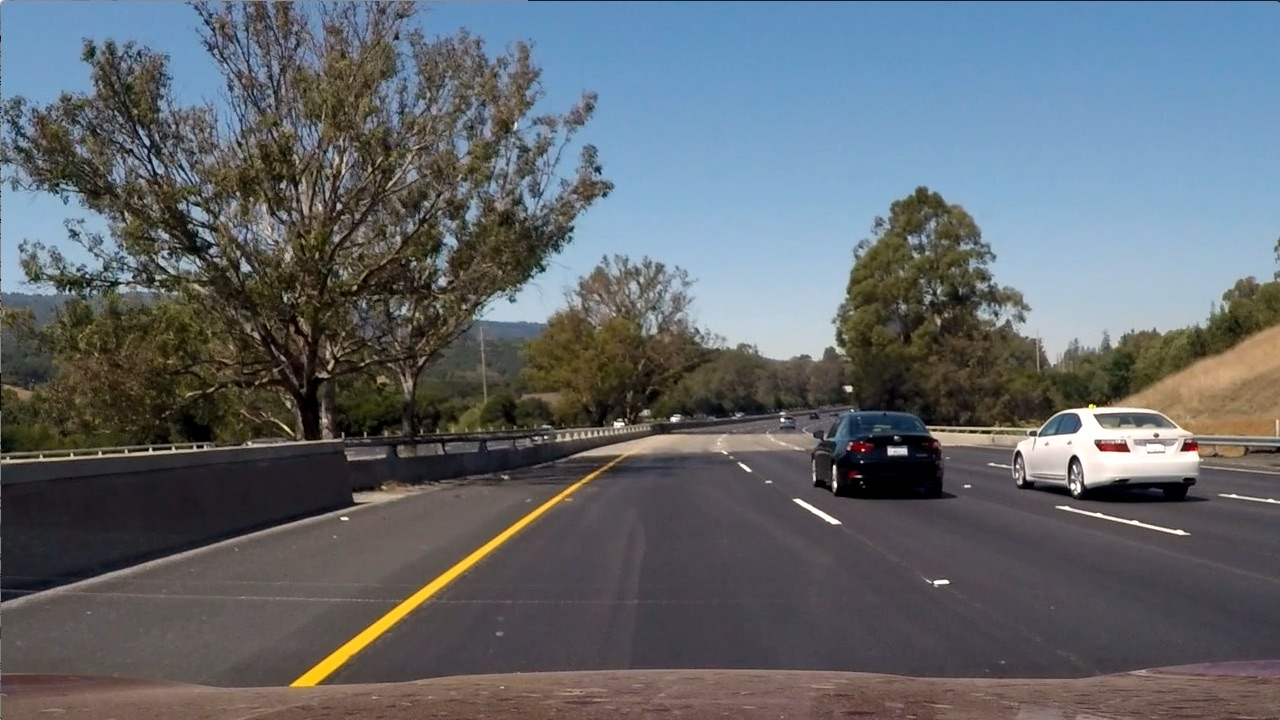
#> input picture test6.jpg, 1280 x 720 px
$ jupyter execute --allow-errors Udacity_project_5.ipynb   (shell and % lines are left out)   (older library calls are emulated)
#> lines starting #> are read from the running program, lines starting #| are printed output that depends on the picture
[cell 1]
import glob
import cv2 as cv2
import numpy as np
import matplotlib.pyplot as plt

import random
from skimage.feature import hog

[cell 2]
#Reading all vehicle images and appending them in a list
vehicle_images = glob.glob('./vehicles/vehicles/*/*.png')
vehicles = []

print("Reading vehicle images...")
for img in vehicle_images:
    reader=cv2.imread(img)
    rgbImage = cv2.cvtColor(reader, cv2.COLOR_BGR2RGB)
    vehicles.append(rgbImage)

print("Loaded "+ str(len(vehicle_images)) + " vehicle images")

#Reading all non vehicle images and appending them in a list
non_vehicle_images = glob.glob('./non-vehicles/non-vehicles/*/*.png')
non_vehicles=[]

print("Reading non-vehicle images...")
for img in non_vehicle_images:
    reader=cv2.imread(img)
    rgbImage = cv2.cvtColor(reader, cv2.COLOR_BGR2RGB)
    non_vehicles.append(rgbImage)

print("Loaded "+ str(len(non_vehicle_images)) + " non-vehicle images")

#> (a cell that did not finish here is left out)

##### Extracting the color features of both kinds of images and comparing them

[cell 4]
#Extracting YUV color space histogram
# [13 lines left out: functions ExtractColorHistogram, FindBinCenter, not called in this run]

#Extracting Color Features from bin lengths
def ExtractColorFeatures(zero_channel, first_channel, second_channel):
    return np.concatenate((zero_channel[0], first_channel[0], second_channel[0]))

[cell 5]
fig, axes= plt.subplots(2,4, figsize=(13,8))

#> (the rest of this cell did not finish here and is left out)

[cell 6]
#Resizing Image to extract features, so as to reduce the feature vector size
def spatial_binning_features(image,size):
    image= cv2.resize(image,size)
    return image.ravel()

#> (the rest of this cell did not finish here and is left out)

[cell 7]
#Extracting HOG features
def hog_features(image, orientation,cellsPerBlock,pixelsPerCell, visualise= False, feature_vector_flag=True):
    if(visualise==True):
        features, image = hog(image, orientations=orientation,
                          pixels_per_cell=(pixelsPerCell, pixelsPerCell),
                          cells_per_block=(cellsPerBlock, cellsPerBlock),
                          visualise=True, feature_vector=feature_vector_flag)
        return features, image
    else:
        features = hog(image, orientations=orientation,
                          pixels_per_cell=(pixelsPerCell, pixelsPerCell),
                          cells_per_block=(cellsPerBlock, cellsPerBlock),
                          visualise=False, feature_vector=feature_vector_flag)
        return features

#> (a cell that did not finish here is left out)

[cell 9]
#Convert Image Color Space. Note the colorspace parameter is like cv2.COLOR_RGB2YUV
def convert_to_colorspace(image, colorspace):
    return cv2.cvtColor(image, colorspace)

# Function for extracting features for vehicle and non-vehicle images
def ExtractFeatures(images,orientation,cellsPerBlock,pixelsPerCell, convertColorspace=False):
#> called with orientation = 9, cellsPerBlock = 2, pixelsPerCell = 16, convertColorspace = True
    featureList=[]
    imageList=[]
    for image in images:
        if(convertColorspace==True):
            image= cv2.cvtColor(image, cv2.COLOR_RGB2YUV)
        features_1=hog_features(image[:,:,0],orientation,cellsPerBlock,pixelsPerCell, False, True)
        features_2=hog_features(image[:,:,1],orientation,cellsPerBlock,pixelsPerCell, False, True)
        features_3=hog_features(image[:,:,2],orientation,cellsPerBlock,pixelsPerCell, False, True)
        final = np.hstack((features_1,features_2,features_3))
        featureList.append(final)
    return featureList

[cell 10]
pixelsPerBlock=16
orientations=9
cellsPerBlock=2
convertColorSpace=True
vehicle_features= ExtractFeatures(vehicles,orientations,cellsPerBlock,pixelsPerBlock, convertColorSpace)
non_vehicle_features= ExtractFeatures(non_vehicles,orientations,cellsPerBlock,pixelsPerBlock, convertColorSpace)

[cell 11]
features_list= np.vstack([vehicle_features, non_vehicle_features])
print("Shape of features list is ", features_list.shape)
label_list= np.concatenate([np.ones(len(vehicle_features)), np.zeros(len(non_vehicle_features))])
print("Shape of label list is ", label_list.shape)

#> (a cell that did not finish here is left out)

[cell 13]
#Defining the classifier and training it
from sklearn.svm import LinearSVC
clf= LinearSVC()
#> (the rest of this cell did not finish here and is left out)

[cell 14]
import matplotlib.image as mpimg

#Defining the windows to input to the classifier
def sliding_window(img, x=[None, None], y=[None, None],
                    xy_window=(64, 64), xy_overlap=(0.9, 0.9)):

    if x[0] == None:
        x[0]=0
    if x[1] == None:
        x[1]=img.shape[1]
    if y[0] ==  None:
        y[0]= 0
    if y[1] ==  None:
        y[1]=img.shape[0]


    window_list = []
    width_x= x[1] - x[0]
    width_y= y[1] - y[0]

    x_window = np.int( 1 + (width_x - xy_window[0])/(xy_window[0] * xy_overlap[0]))
    y_window = np.int( 1 + (width_y - xy_window[1])/(xy_window[1] * xy_overlap[1]))

    modified_window_size= xy_window
    for i in range(0,y_window):
        y_start = y[0] + np.int( i * modified_window_size[1] * xy_overlap[1])
        for j in range(0,x_window):
            x_start = x[0] + np.int( j * modified_window_size[0] * xy_overlap[0])

            x1 = np.int( x_start +  modified_window_size[0])
            y1= np.int( y_start + modified_window_size[1])
            window_list.append(((x_start,y_start),(x1,y1)))
    return window_list

#Funcction to draw boxes around identified features

def draw_boxes(img, bboxes, color=(0, 0, 255), thick=6):
    img2 = np.copy(img)
    for bbox in bboxes:
        color=(250, 0, 100)
        cv2.rectangle(img2, bbox[0], bbox[1], color, thick)
    return img2

[cell 15]
#This function runs the features of the clipped image throught the classifier to predict whether it is a car or not
#It takes all sliding windows as input and returns the windows with cars as output

def cars_found(image, windows, converColorspace=False):
    windows_with_car=[]
    for window in windows:

        start= window[0]
        end= window[1]
        #Selecting just the window portion
        clippedImage=image[start[1]:end[1], start[0]:end[0]]

        if(clippedImage.shape[1] == clippedImage.shape[0] and clippedImage.shape[1]!=0):

            clippedImage=cv2.resize(clippedImage, (64,64))
            features = ExtractFeatures([clippedImage], 9 , 2 , 16,converColorspace)
            pred = clf.predict([features[0]])
            if(pred == 1):
                windows_with_car.append(window)

    return windows_with_car

[cell 16]
#testing our functions of slide_window and draw window. Defining here dummy windows

image = mpimg.imread('test6.jpg')
#> image is the input picture: shape (720, 1280, 3); mean R, G, B 97, 102.6, 107.9

windows1 = sliding_window(image, [0, 1280], [400,464],
                    xy_window=(64,64), xy_overlap=(0.15, 0.15))
#> windows1 = 127 items
windows4 = sliding_window(image, [0, 1280], [400,480],
                    xy_window=(80,80), xy_overlap=(0.2, 0.2))
#> windows4 = 76 items
windows2 = sliding_window(image, [0, 1280], [400,612],
                    xy_window=(96,96), xy_overlap=(0.3, 0.3))
#> windows2 = 210 items
windows3 = sliding_window(image, [0, 1280], [400,660],
                    xy_window=(128,128), xy_overlap=(0.5, 0.5))
#> windows3 = 57 items


windows = windows1 + windows2 +  windows3 + windows4
#> windows = 470 items
print("Total No of windows are ",len(windows))
#| Total No of windows are  470

fig,axes= plt.subplots(2,1, figsize=(20,10))

window_img = draw_boxes(image, windows)
#> the loop in draw_boxes, `for bbox in bboxes:` made 470 passes
#> bbox on passes 1 to 3: ((0, 400), (64, 464)), ((9, 400), (73, 464)), ((19, 400), (83, 464))
#> after the loop in draw_boxes, `for bbox in bboxes:`:
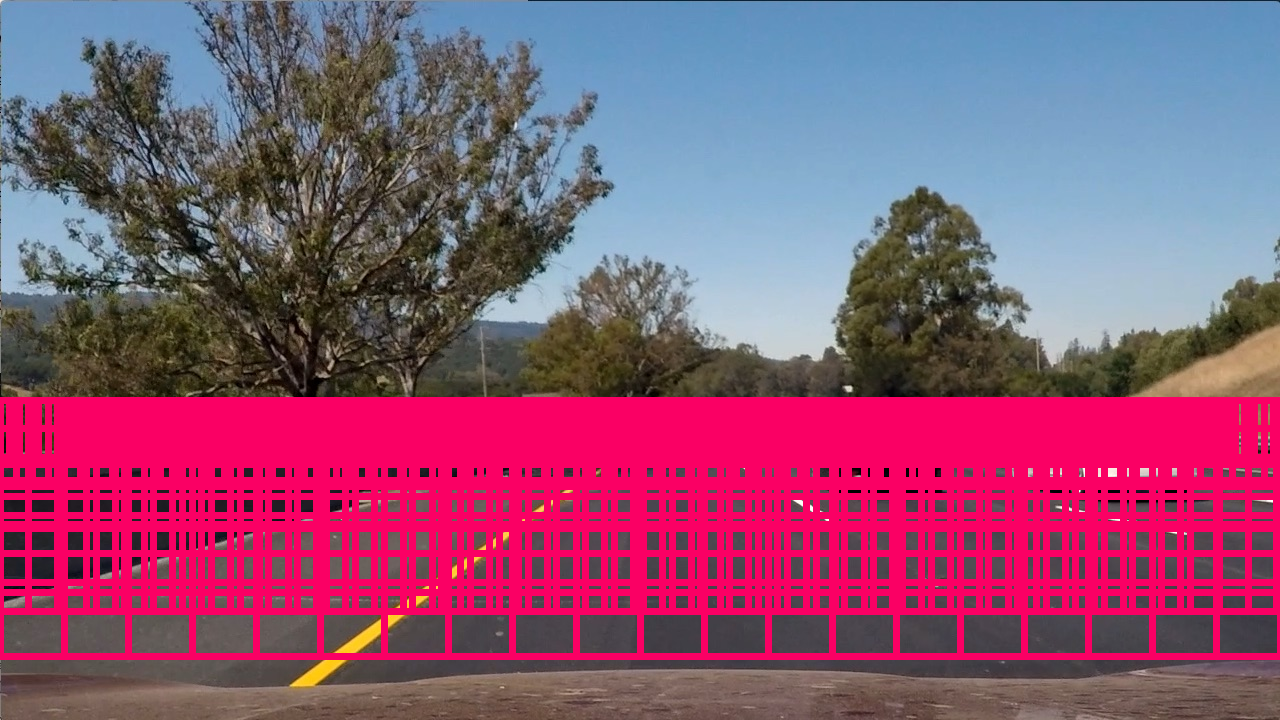
#> img2: shape (720, 1280, 3); mean R, G, B 141.8, 82.8, 115.3

axes[0].imshow(window_img)
axes[0].set_title("Window Coverage")

#> (the rest of this cell did not finish here and is left out)

[cell 17]
# function to increase the pixel by one inside each box

# [17 lines left out: functions add_heat, apply_threshold, not called in this run]

[cell 18]
# find pixels with each car number and draw the final bounding boxes

from scipy.ndimage.measurements import label
# [14 lines left out: function draw_labeled_bboxes, not called in this run]

[cell 19]
heated = np.zeros_like(image[:,:,0]).astype(np.float)
#> (the rest of this cell did not finish here and is left out)

[cell 20]
# Defining a class to store the refined frames found from the last 15 frames

class KeepTrack():
    def __init__(self):
        self.refinedWindows = []

    # [5 lines left out: function AddWindows, not called in this run]

[cell 21]
#defining the Parameters required for the pipeline to run

# For HOG
orientation = 9
cellsPerBlock = 2
pixelsPerCell = 16

#Windows
xy_window=(64, 64)
xy_overlap=(0.15, 0.15)
x=[0, image.shape[1]]
#> x = [0, 1280]
y=[400, 660]

# Window 1
#Size - 64x64
#Overlap-85%
windows_normal = sliding_window(image, x, [400,464],
                    xy_window, xy_overlap)
#> windows_normal = 127 items

# Window 2
# Size - 80x80
#Overlap-80%
xy_window_1_25= (80,80)
xy_window_1_25_overlap=(0.2, 0.2)
windows_1_25 = sliding_window(image, x, [400,480],
                    xy_window_1_25, xy_window_1_25_overlap)
#> windows_1_25 = 76 items

# Window 3
# Size - 96x96
#Overlap-70%
xy_window_1_5= (96,96)
xy_window_1_5_overlap=(0.3, 0.3)
windows_1_5 = sliding_window(image, x, [400,612],
                    xy_window_1_5, xy_window_1_5_overlap)
#> windows_1_5 = 210 items

# Window 4
#Size - 128x128
#Overlap-50%
xy_window_twice_overlap=(0.5, 0.5)
xy_window_twice = (128,128)
windows_twice = sliding_window(image, x, [400,660],
                    xy_window_twice, xy_window_twice_overlap)
#> windows_twice = 57 items
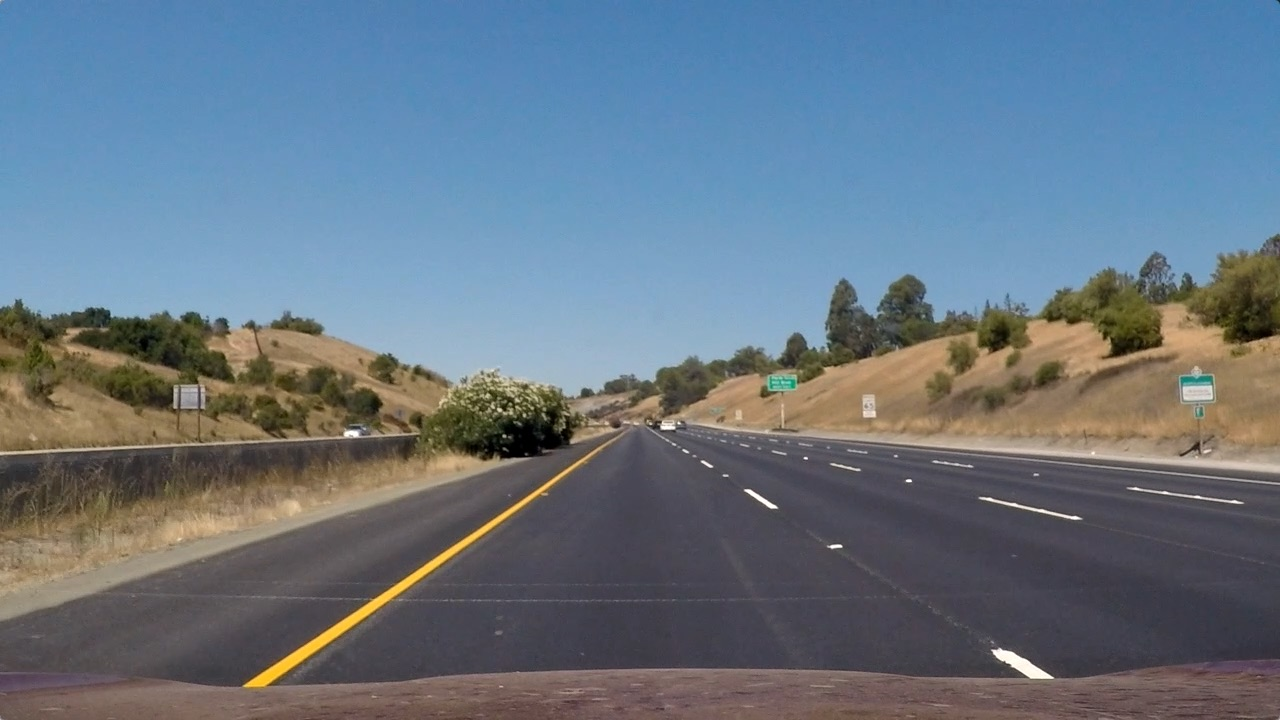
#> input picture test_images/straight_lines1.jpg, 1280 x 720 px
#> further down, image is the input picture: shape (720, 1280, 3); mean B, G, R 131.2, 117.7, 103.2

# Total Windows
# 470
windows = windows_normal +  windows_1_5  + windows_twice +windows_1_25

[cell 22]
# Defining a pipeline for Video Frame Processing
# Note here the track of last 15 frames is kept

# [20 lines left out: function Pipeline, not called in this run]

[cell 23]
# Defining a different pipeline to process the images as we do not want to keep track of previous frames here

def PipelineImage(image):

    windows_with_car = cars_found(image,windows, True)
#> the loop in cars_found, `for window in windows: ` made 1 pass
#> pass 1, in cars_found, `clippedImage=image[start[1]:end[1], start[0]:end[0]]`:
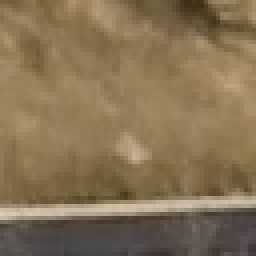
#> clippedImage: shape (64, 64, 3) (shown 4 times larger); mean R, G, B 133.9, 113.7, 83.7
#> after the loop in cars_found, `for window in windows:`: windows_with_car = []
    heat = np.zeros_like(image[:,:,0]).astype(np.float)
    heat = add_heat(heat,windows_with_car)

    heatmap = np.clip(heat, 0, 255)
    heatmap = apply_threshold(heat, 4)
    labels = label(heatmap)

    draw_img = draw_labeled_bboxes(np.copy(image), labels)

    return draw_img,heatmap

[cell 24]
# Testing on images

test_images= glob.glob("./test_images/*.jpg")
fig, axes= plt.subplots(8,3, figsize=(20,40))

#> (the rest of this cell did not finish here and is left out)
